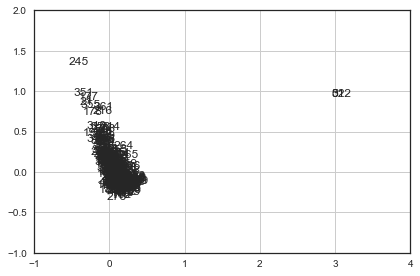

Generate this figure with Python:
#!/usr/bin/env python2
# -*- coding: utf-8 -*-
"""
Created on Wed Oct 11 17:55:12 2017

@author: Sergio.Alises and Raul.Gallego
"""
import codecs
import matplotlib.pyplot as plt
import numpy
from sklearn.decomposition import PCA
from sklearn import preprocessing 

# 0. Load Data
f = codecs.open("../Data/dengue_features_train_csv.csv", "r", "utf-8")
states = []
count = 0
for line in f:
    if count > 0: 
		# remove double quotes
        row = line.replace ('"', '').split(";")
        row.pop(0)
        row.pop(0)
        row.pop(0)
        row.pop(0)
        if row != []:
            data = [float(el) for el in row]
            states.append(data)
    count += 1
    
#1. Normalization of the data
min_max_scaler = preprocessing.MinMaxScaler()
states = min_max_scaler.fit_transform(states)

#2. PCA Estimation
estimator = PCA (n_components = 2)
X_pca = estimator.fit_transform(states)
print(estimator.explained_variance_ratio_) 

#3.  plot 
numbers = numpy.arange(len(X_pca))
fig, ax = plt.subplots()
for i in range(len(X_pca)):
    plt.text(X_pca[i][0], X_pca[i][1], numbers[i])
    if(X_pca[i][0]>2):
        print(numbers[i])
plt.xlim(-1, 4)
plt.ylim(-1, 2)
ax.grid(True)
fig.tight_layout()
plt.show()
